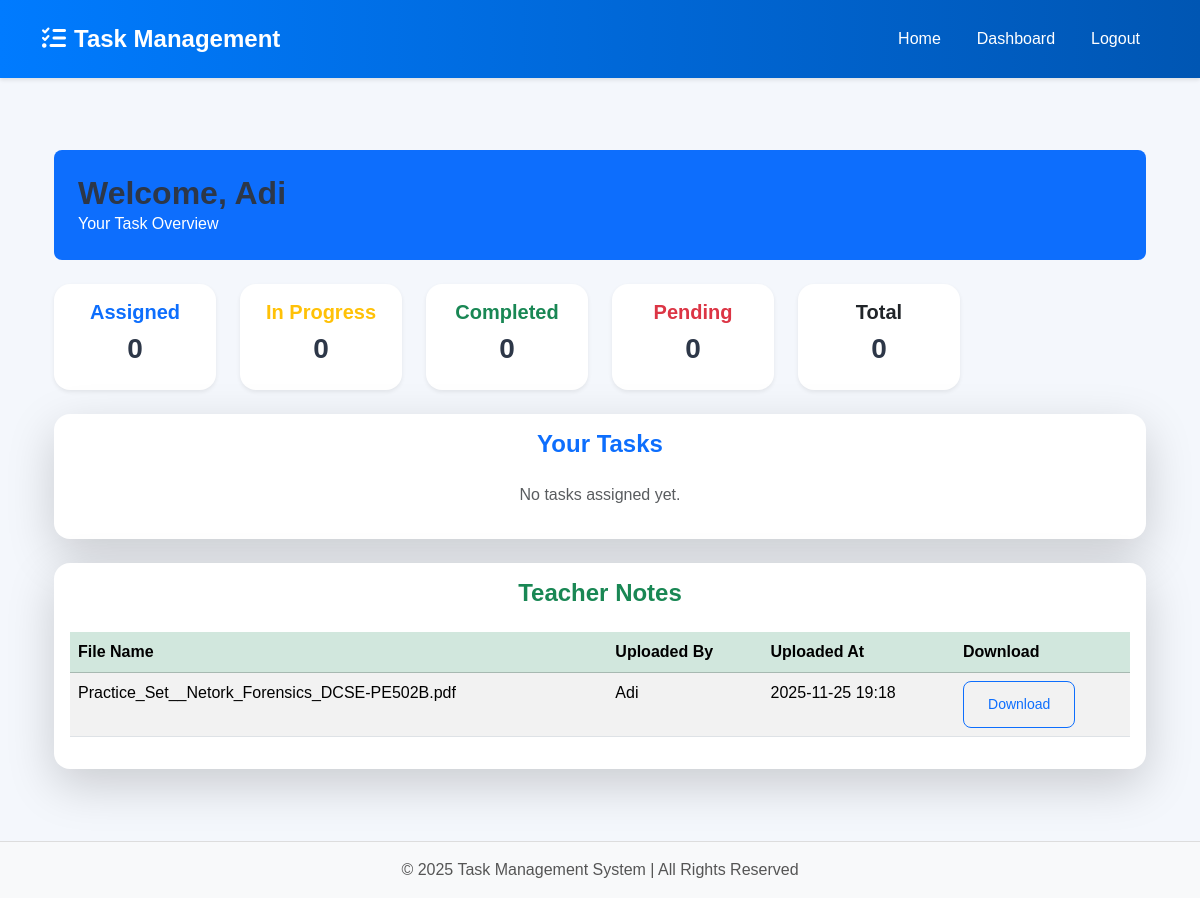
Screenshot of /student_dashboard/ (signed in) with the database file from the repository.
### tasks/models.py (models this page shows, shortened)
class CustomUser(AbstractUser):
    ROLE_CHOICES = [
        ('Admin', 'Admin'),
        ('Teacher', 'Teacher'),
        ('Student', 'Student'),
    ]
    role = models.CharField(max_length=20, choices=ROLE_CHOICES, default='Student')
    otp = models.CharField(max_length=6, blank=True, null=True)
    otp_created_at = models.DateTimeField(blank=True, null=True)
    class Meta:
        permissions = [
            ("manage_users", "Can manage user accounts"),
            ("assign_roles", "Can assign roles to users"),
            ("view_all_tasks", "Can view all tasks in the system"),
        ]

class NotesUpload(models.Model):
    uploaded_by = models.ForeignKey(settings.AUTH_USER_MODEL, on_delete=models.CASCADE)
    file = models.FileField(upload_to='notes/')
    uploaded_at = models.DateTimeField(auto_now_add=True)

### tasks/views.py (the view)
# urls.py: path("student_dashboard/", views.student_dashboard, name="student_dashboard"),
@login_required
def student_dashboard(request):
    tasks = Task.objects.filter(assigned_to=request.user)
    assigned_count = tasks.count()
    in_progress_count = tasks.filter(status='In Progress').count()
    completed_count = tasks.filter(status='Completed').count()
    pending_count = tasks.filter(status='Pending').count()
    notes = NotesUpload.objects.all().order_by('-uploaded_at')
    return render(request, 'tasks/student_dashboard.html', {
        'tasks': tasks,
        'assigned_count': assigned_count,
        'in_progress_count': in_progress_count,
        'completed_count': completed_count,
        'pending_count': pending_count,
        'total_count': tasks.count(),
        'notes': notes,
    })

### tasks/templates/tasks/student_dashboard.html (shortened to what this page needs)
{% extends 'tasks/base.html' %}
{% block content %}
<div class="container-fluid py-4">
  <div class="bg-primary text-white p-4 rounded-3 mb-4">
    <h2 class="mb-0">Welcome, {{ request.user.username }}</h2>
    <p class="mb-0">Your Task Overview</p>
  </div>
  <div class="row text-center mb-4">
    <div class="col-md-2">
      <div class="card shadow-sm p-3 rounded-4">
        <h5 class="text-primary">Assigned</h5>
        <h3>{{ assigned_count }}</h3>
      </div>
    </div>
    <div class="col-md-2">
      <div class="card shadow-sm p-3 rounded-4">
        <h5 class="text-warning">In Progress</h5>
        <h3>{{ in_progress_count }}</h3>
      </div>
    </div>
    <div class="col-md-2">
      <div class="card shadow-sm p-3 rounded-4">
        <h5 class="text-success">Completed</h5>
        <h3>{{ completed_count }}</h3>
      </div>
    </div>
    <div class="col-md-2">
      <div class="card shadow-sm p-3 rounded-4">
        <h5 class="text-danger">Pending</h5>
        <h3>{{ pending_count }}</h3>
      </div>
    </div>
    <div class="col-md-2">
      <div class="card shadow-sm p-3 rounded-4">
        <h5 class="text-dark">Total</h5>
        <h3>{{ total_count }}</h3>
      </div>
    </div>
  </div>
  <div class="card shadow-lg rounded-4 mb-4">
    <div class="card-body">
      <h4 class="text-center text-primary mb-4">Your Tasks</h4>
      {% if tasks %}
      <table class="table table-bordered table-hover">
        <thead class="table-primary">
          <tr>
            <th>Title</th>
            <th>Status</th>
            <th>Due Date</th>
            <th>Attachment</th>
          </tr>
        </thead>
        <tbody>
          {% for task in tasks %}
          <tr>
            <td>{{ task.title }}</td>
            <td>{{ task.status }}</td>
            <td>{{ task.due_date|date:"Y-m-d" }}</td>
            <td>
              {% if task.attachment %}
                <a href="{{ task.attachment.url }}" target="_blank">View</a>
              {% else %}
                -
              {% endif %}
            </td>
          </tr>
          {% endfor %}
        </tbody>
      </table>
      {% else %}
      <p class="text-center text-muted">No tasks assigned yet.</p>
      {% endif %}
    </div>
  </div>
  <div class="card shadow-lg rounded-4">
    <div class="card-body">
      <h4 class="text-center text-success mb-4">Teacher Notes</h4>
      {% if notes %}
      <table class="table table-striped table-hover">
        <thead class="table-success">
          <tr>
            <th>File Name</th>
            <th>Uploaded By</th>
            <th>Uploaded At</th>
            <th>Download</th>
          </tr>
        </thead>
        <tbody>
          {% for note in notes %}
          <tr>
            <td>{{ note.file.name|cut:"notes/" }}</td>
            <td>{{ note.uploaded_by.username }}</td>
            <td>{{ note.uploaded_at|date:"Y-m-d H:i" }}</td>
            <td>
              <a href="{{ note.file.url }}" class="btn btn-outline-primary btn-sm" download>
                Download
              </a>
            </td>
          </tr>
          {% endfor %}
        </tbody>
      </table>
      {% else %}
      <p class="text-center text-muted">No notes uploaded yet.</p>
      {% endif %}
    </div>
  </div>
</div>
{% endblock %}

### tasks/static/tasks/css/style.css (style rules this page uses)
body { font-family: "Poppins", sans-serif; background-color: #f4f7fc; color: #333; min-height: 100vh; display: flex; flex-direction: column; }
.btn { font-weight: 500; padding: 0.75rem 1.5rem; border-radius: 8px; transition: all 0.2s ease-in-out; }
.card { border: none; border-radius: 15px; box-shadow: 0 4px 15px rgba(0, 0, 0, 0.1); transition: all 0.3s ease; background: white; }
h1, h2, h3, h4, h5, h6 { font-weight: 600; color: #2d3748; }
a { color: #0d6efd; text-decoration: none; transition: color 0.15s ease-in-out; }

### rows the page displays
CustomUser: user.username "Adi"
NotesUpload: file.name "Practice_Set__Netork_Forensics_DCSE-PE502B.pdf", uploaded_by.username "Adi", uploaded_at "2025-11-25 19:18"

### other values shown
{{ assigned_count }} "0"
{{ in_progress_count }} "0"
{{ completed_count }} "0"
{{ pending_count }} "0"
{{ total_count }} "0"
